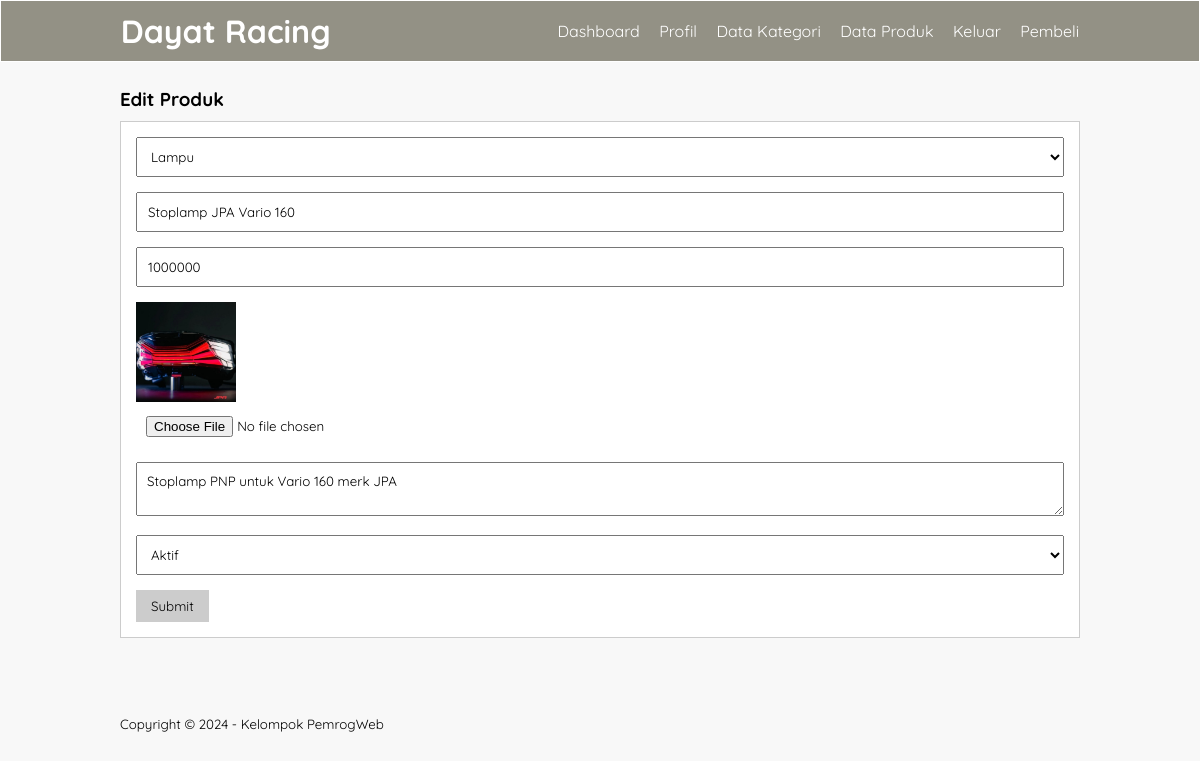
Screenshot of /edit-produk.php?id=9 (signed in) with the database file from the repository.
### tables this page shows
CREATE TABLE `tb_product` (
  `product_id` int(11) NOT NULL,
  `category_id` int(11) NOT NULL,
  `product_name` varchar(100) NOT NULL,
  `product_price` int(11) NOT NULL,
  `product_description` text NOT NULL,
  `product_image` varchar(100) NOT NULL,
  `product_status` tinyint(1) NOT NULL,
  `date_created` timestamp NOT NULL DEFAULT current_timestamp()
);

CREATE TABLE `tb_category` (
  `category_id` int(11) NOT NULL,
  `category_name` varchar(25) NOT NULL
);

### edit-produk.php (the view, shortened to what this page needs)
<?php
    include 'db.php';
    $produk = mysqli_query($conn, "SELECT * FROM tb_product WHERE product_id = '".$_GET['id']."' ");
    $p = mysqli_fetch_object($produk);
?>
<!DOCTYPE html>
<html lang="en">
<head>
    <link rel="stylesheet" type="text/css" href="css/style.css">
</head>
<body>
    <header>
        <div class="container">
            <h1><a href="dashboard.php">Dayat Racing</a></h1>
            <ul>
                <li><a href="dashboard.php">Dashboard</a></li>
                <li><a href="profil.php">Profil</a></li>
                <li><a href="data-kategori.php">Data Kategori</a></li>
                <li><a href="data-produk.php">Data Produk</a></li>
                <li><a href="keluar.php">Keluar</a></li>
                <li><a href="index.php">Pembeli</a></li>
            </ul>
        </div>
    </header>
    <div class="section">
        <div class="container">
            <h3>Edit Produk</h3>
            <div class="box">
                <form action="" method="POST" enctype="multipart/form-data">
                    <select class="input-control" name="kategori" required>
                        <?php
                            $kategori = mysqli_query($conn, "SELECT * FROM tb_category ORDER BY category_id DESC");
                            while($r = mysqli_fetch_array($kategori)){
                        ?>
                        <option value="<?php echo $r['category_id'] ?>" <?php echo ($r['category_id'] == $p->category_id)? 'selected': ''; ?>><?php echo $r['category_name'] ?></option>
                        <?php } ?>
                    </select>
                    <input type="text" name="nama" class="input-control" placeholder="Nama Produk" value="<?php echo $p->product_name ?>"required>
                    <input type="text" name="harga" class="input-control" placeholder="Harga" value="<?php echo $p->product_price ?>"required>
                    <img src="produk/<?php echo $p->product_image?>" width="100px">
                    <input type="file" name="gambar" class="input-control" placeholder="">
                    <textarea class="input-control" name="deskripsi" placeholder="Deskripsi"><?php echo $p->product_description ?></textarea>
                    <select class="input-control" name="status">
                        <option value="1" <?php echo ($p->product_status == 1)? 'selected':''; ?> >Aktif</option>
                    </select>
                    <input type="submit" name="submit" value="Submit" class="btn">
                </form>
            </div>
        </div>
    </div>
    <footer>
        <div class="container">
            <small>Copyright &copy; 2024 - Kelompok PemrogWeb</small>
        </div>
    </footer>
</body>
</html>

### css/style.css (style rules this page uses)
* { padding: 0; margin: 0; font-family: 'Quicksand'; }
body { background-color: #f8f8f8; }
a { color: inherit; text-decoration: none; }
.input-control { width: 100%; padding: 10px; margin-bottom: 15px; box-sizing: border-box; }
.btn { padding: 8px 15px; background-color: #ccc; color: black; border: none; cursor: pointer; }
header { border: 1px solid; background-color: #939185; color: #fff; }
header h1 { float: left; padding: 10px 0; }
header ul { float: right; }
header ul li { display: inline-block; }
header ul li a { padding: 20px 0 20px 15px; display: inline-block; }
footer { padding: 25px 0; }
.container { width: 80%; margin: 0 auto; }
.container:after { content: ''; display: block; clear: both; }
.section { padding: 25px 0; }
.box { background-color: #fff; border: 1px solid #ccc; padding: 15px ; box-sizing: border-box; margin: 10px 0 25px 0; }
.box:after { content: ''; display: block; clear: both; }

### rows the page displays
tb_product: kategori "Lampu", nama "Stoplamp JPA Vario 160", harga "1000000", product_image (picture), deskripsi "Stoplamp PNP untuk Vario 160 merk JPA", status "Aktif"
